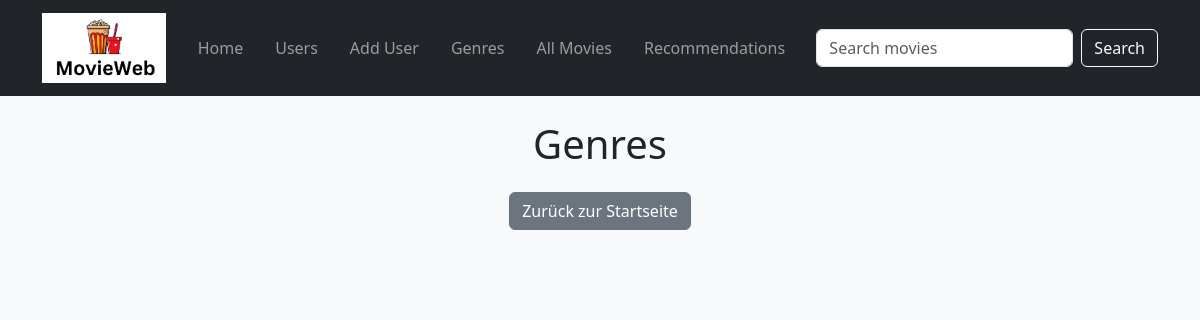
/genres, run on an earlier commit of the app's database.
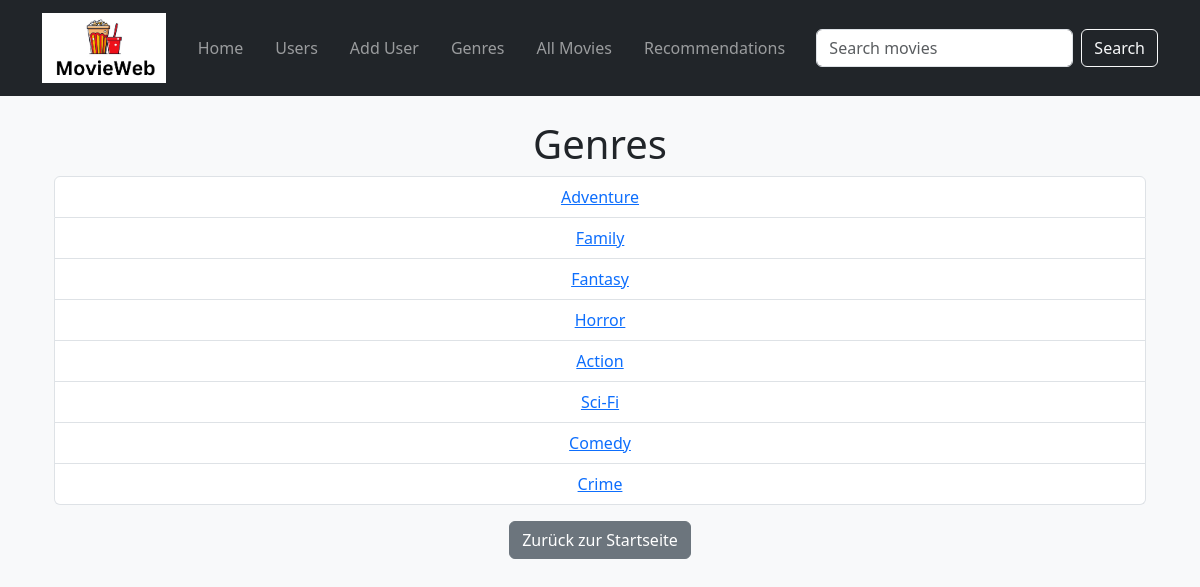
And on a later commit of the database.
### datamanager/data_models.py (models this page shows)
class Genre(db.Model):
    id = db.Column(db.Integer, primary_key=True)
    name = db.Column(db.String(30), nullable=False, unique=True)

### app.py (the view)
@app.route('/genres', methods=['GET'])
def list_genres():
    try:
        genres = data_manager.get_all_genres()
        return render_template('genres.html', genres=genres)
    except Exception as e:
        app.logger.error(f"Error fetching genres: {e}")
        app.logger.error(traceback.format_exc())
        return render_template('500.html'), 500

### datamanager/sqlite_data_manager.py (called while the page is built)
    def get_all_genres(self):
        return self.session.query(Genre).all()

### templates/genres.html (shortened to what this page needs)
{% extends 'base.html' %}
{% block content %}
    <div class="container">
        <h1>Genres</h1>
        <ul class="list-group">
            {% for genre in genres %}
                <li class="list-group-item">
                    <a href="{{ url_for('genre_movies', genre_id=genre.id) }}">{{ genre.name }}</a>
                </li>
            {% endfor %}
        </ul>
        <a href="{{ url_for('home') }}" class="btn btn-secondary mt-3">Zurück zur Startseite</a>
    </div>
{% endblock %}

### templates/base.html (shortened to what this page needs)
<!DOCTYPE html>
<html lang="en">
<head>
    <link href="https://cdn.jsdelivr.net/npm/bootstrap@5.3.0/dist/css/bootstrap.min.css" rel="stylesheet">
    <link rel="stylesheet" href="{{ url_for('static', filename='style.css') }}">
</head>
<body class="bg-light">
    {% include 'navbar.html' %}
    <div class="container mt-4 text-center">
        {% block content %}{% endblock %}
    </div>
</body>
</html>

### templates/navbar.html (shortened to what this page needs)
<nav class="navbar navbar-expand-lg navbar-dark bg-dark">
    <div class="container">
        <a class="navbar-brand" href="{{ url_for('home') }}">
            <img src="{{ url_for('static', filename='images/MovieWeb.png') }}" alt="MovieWeb App Logo" height="70" class="d-inline-block align-top">
        </a>
        <div class="collapse navbar-collapse" id="navbarNav">
            <ul class="navbar-nav me-auto mb-2 mb-lg-0">
                <li class="nav-item">
                    <a class="nav-link mx-2" href="{{ url_for('home') }}">Home</a>
                </li>
                <li class="nav-item">
                    <a class="nav-link mx-2" href="{{ url_for('list_users') }}">Users</a>
                </li>
                <li class="nav-item">
                    <a class="nav-link mx-2" href="{{ url_for('add_user') }}">Add User</a>
                </li>
                <li class="nav-item">
                    <a class="nav-link mx-2" href="{{ url_for('list_genres') }}">Genres</a>
                </li>
                <li class="nav-item">
                    <a class="nav-link mx-2" href="{{ url_for('list_movies') }}">All Movies</a>
                </li>
                 <li class="nav-item">
                    <a class="nav-link mx-2" href="{{ url_for('list_users') }}">Recommendations</a>
                </li>
            </ul>
            <form class="d-flex" action="{{ url_for('search_movies') }}" method="GET">
                <input class="form-control me-2" type="search" placeholder="Search movies" aria-label="Search" name="query">
                <button class="btn btn-outline-light" type="submit">Search</button>
            </form>
        </div>
    </div>
</nav>

What changed in the data, as far as the page shows it:
added Genre: name "Adventure"
added Genre: name "Family"
added Genre: name "Fantasy"
added Genre: name "Horror"
added Genre: name "Action"
added Genre: name "Sci-Fi"
added Genre: name "Comedy"
added Genre: name "Crime"
